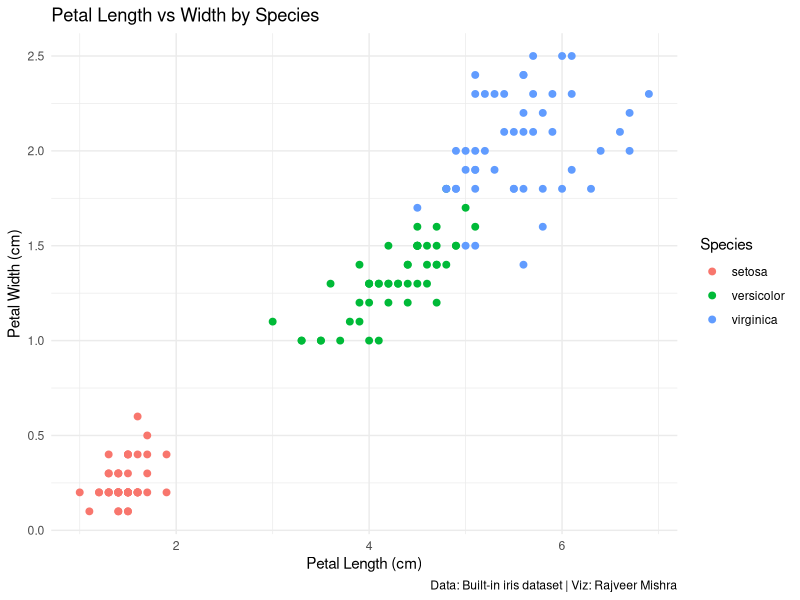

This figure's R source:
## ---- chunk 1
library(ggplot2)

# Create the scatter plot
ggplot(iris, aes(x = Petal.Length, y = Petal.Width, color = Species)) +
  geom_point(size = 2) +
  labs(
    title = "Petal Length vs Width by Species",
    x = "Petal Length (cm)",
    y = "Petal Width (cm)",
    caption = "Data: Built-in iris dataset | Viz: Rajveer Mishra"
  ) +
  theme_minimal()
